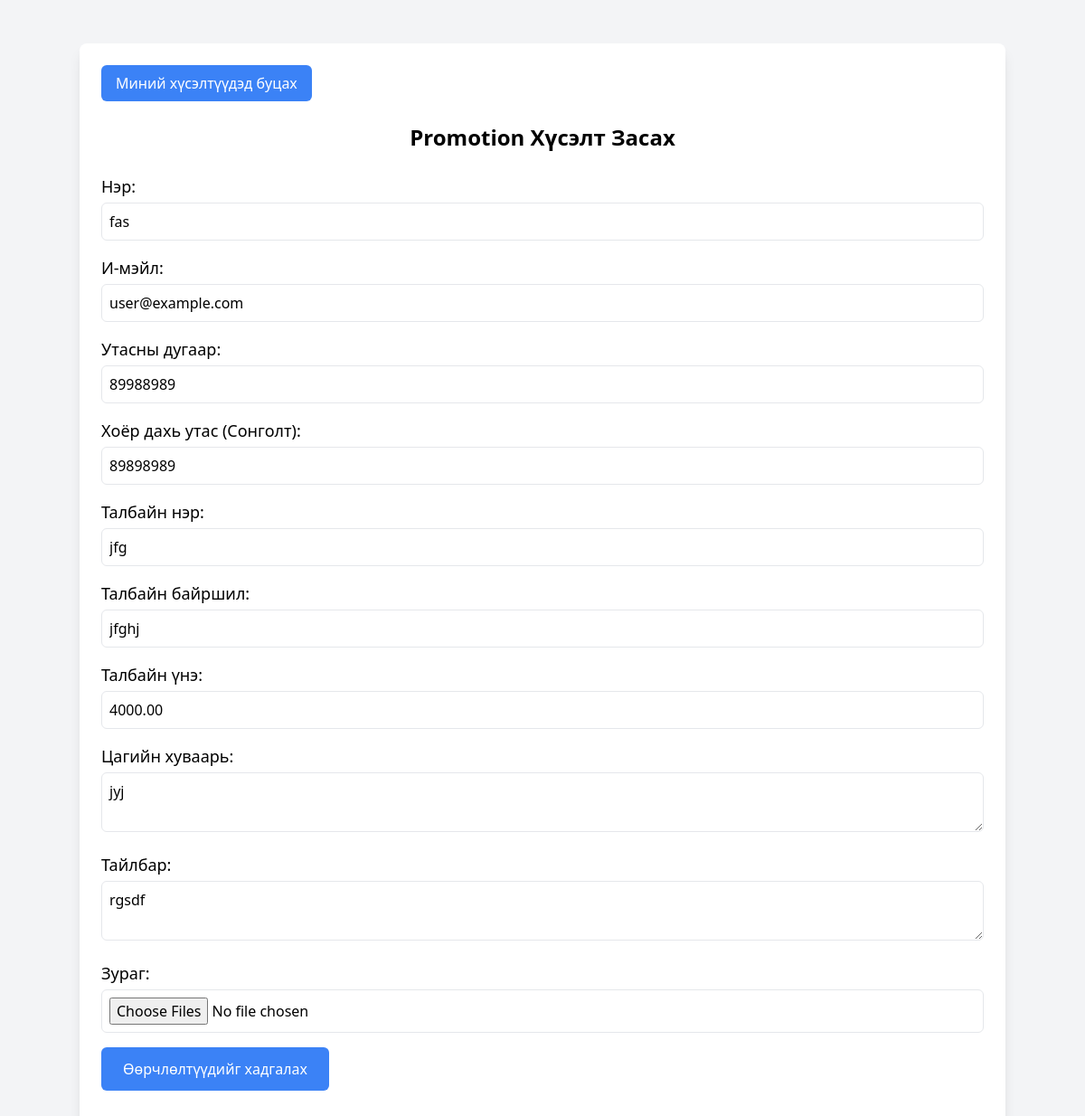
The app's page /promotion_request_edit.php?edit=2 (signed in) with its own data.
### tables this page shows
CREATE TABLE `promotionrequest` (
  `RequestID` int(11) NOT NULL,
  `UserID` int(11) NOT NULL,
  `Name` varchar(100) NOT NULL,
  `Email` varchar(255) NOT NULL,
  `PhoneNumber` varchar(20) NOT NULL,
  `PhoneNumber2` varchar(20) DEFAULT NULL,
  `VenueName` varchar(100) NOT NULL,
  `VenueLocation` varchar(255) NOT NULL,
  `VenuePrice` decimal(10,2) NOT NULL,
  `TimeSlots` text NOT NULL,
  `Description` text DEFAULT NULL,
  `Images` text DEFAULT NULL,
  `RequestStatus` enum('Pending','Approved','Rejected') DEFAULT 'Pending',
  `RequestDate` timestamp NOT NULL DEFAULT current_timestamp(),
  `CreatedAt` timestamp NOT NULL DEFAULT current_timestamp()
);

### promotion_request_edit.php (the view, shortened to what this page needs)
<?php
require 'config/db.php';
if (isset($_GET['edit'])) {
    $requestID = $_GET['edit'];
    $userID = $_SESSION['user_id'];
    $sql = "SELECT * FROM PromotionRequest WHERE RequestID = ? AND UserID = ?";
    $stmt = $conn->prepare($sql);
    $stmt->bind_param('ii', $requestID, $userID);
    $stmt->execute();
    $result = $stmt->get_result();
    if ($result->num_rows > 0) {
        $requestData = $result->fetch_assoc();
    } else {
        $errorMessage = "Таны хүсэлт олдсонгүй эсвэл та энэ хүсэлтийг засах эрхгүй байна.";
    }
} else {
    header('Location: promotionrequestshow.php');
    exit();
}
?>
<!DOCTYPE html>
<html lang="mn">
<head>
    <script src="https://cdn.tailwindcss.com"></script>
</head>
<body class="bg-gray-100">
    <div class="container mx-auto mt-12 p-6 bg-white rounded-lg shadow-lg">
        <button class="btn bg-blue-500 text-white px-4 py-2 rounded-md hover:bg-blue-600"
            onclick="window.location.href='promotionrequestshow.php'">Миний хүсэлтүүдэд буцах</button>
        <h2 class="text-2xl font-semibold text-center my-6">Promotion Хүсэлт Засах</h2>
        <form action="promotion_request_edit.php?edit=<?php echo $requestID; ?>" method="POST"
            enctype="multipart/form-data">
            <div class="mb-4">
                <label for="name" class="block font-medium text-lg">Нэр:</label>
                <input type="text" id="name" name="name" value="<?php echo htmlspecialchars($requestData['Name']); ?>"
                    required class="w-full p-2 border rounded-md mt-1">
            </div>
            <div class="mb-4">
                <label for="email" class="block font-medium text-lg">И-мэйл:</label>
                <input type="email" id="email" name="email"
                    value="<?php echo htmlspecialchars($requestData['Email']); ?>" required
                    class="w-full p-2 border rounded-md mt-1">
            </div>
            <div class="mb-4">
                <label for="phone_number" class="block font-medium text-lg">Утасны дугаар:</label>
                <input type="text" id="phone_number" name="phone_number"
                    value="<?php echo htmlspecialchars($requestData['PhoneNumber']); ?>" required
                    class="w-full p-2 border rounded-md mt-1">
            </div>
            <div class="mb-4">
                <label for="phone_number_2" class="block font-medium text-lg">Хоёр дахь утас (Сонголт):</label>
                <input type="text" id="phone_number_2" name="phone_number_2"
                    value="<?php echo htmlspecialchars($requestData['PhoneNumber2']); ?>"
                    class="w-full p-2 border rounded-md mt-1">
            </div>
            <div class="mb-4">
                <label for="venue_name" class="block font-medium text-lg">Талбайн нэр:</label>
                <input type="text" id="venue_name" name="venue_name"
                    value="<?php echo htmlspecialchars($requestData['VenueName']); ?>" required
                    class="w-full p-2 border rounded-md mt-1">
            </div>
            <div class="mb-4">
                <label for="venue_location" class="block font-medium text-lg">Талбайн байршил:</label>
                <input type="text" id="venue_location" name="venue_location"
                    value="<?php echo htmlspecialchars($requestData['VenueLocation']); ?>" required
                    class="w-full p-2 border rounded-md mt-1">
            </div>
            <div class="mb-4">
                <label for="venue_price" class="block font-medium text-lg">Талбайн үнэ:</label>
                <input type="number" step="0.01" id="venue_price" name="venue_price"
                    value="<?php echo htmlspecialchars($requestData['VenuePrice']); ?>" required
                    class="w-full p-2 border rounded-md mt-1">
            </div>
            <div class="mb-4">
                <label for="time_slots" class="block font-medium text-lg">Цагийн хуваарь:</label>
                <textarea id="time_slots" name="time_slots" required
                    class="w-full p-2 border rounded-md mt-1"><?php echo htmlspecialchars($requestData['TimeSlots']); ?></textarea>
            </div>
            <div class="mb-4">
                <label for="description" class="block font-medium text-lg">Тайлбар:</label>
                <textarea id="description" name="description"
                    class="w-full p-2 border rounded-md mt-1"><?php echo htmlspecialchars($requestData['Description']); ?></textarea>
            </div>
            <div class="mb-4">
                <label for="images" class="block font-medium text-lg">Зураг:</label>
                <input type="file" id="images" name="images[]" multiple accept="image/*"
                    class="w-full p-2 border rounded-md mt-1">
            </div>
            <div class="mb-4">
                <button type="submit"
                    class="btn bg-blue-500 text-white px-6 py-3 rounded-md hover:bg-blue-600">Өөрчлөлтүүдийг
                    хадгалах</button>
            </div>
        </form>
    </div>
</body>
</html>

### records on screen
promotionrequest: name "fas", email "user@example.com", phone_number "89988989", phone_number_2 "89898989", venue_name "jfg", venue_location "jfghj", venue_price "4000.00", time_slots "jyj", description "rgsdf"
